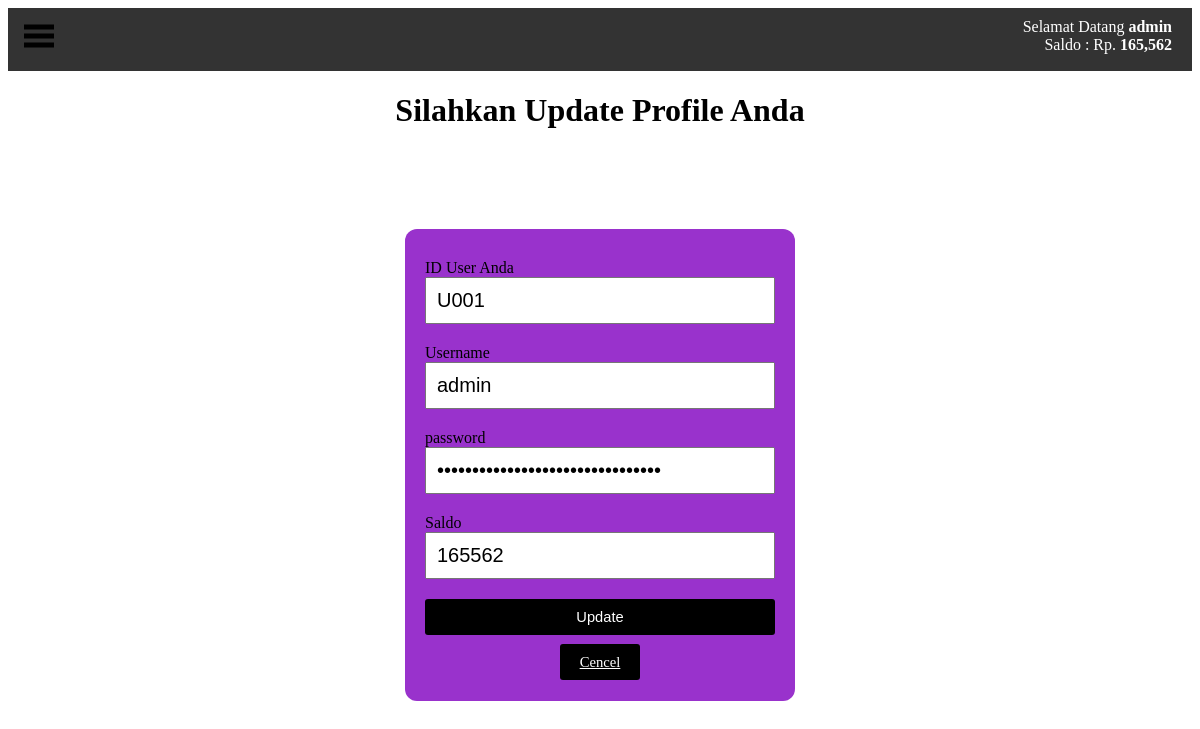
Page /dasboard.php?page=update_profile (signed in) on the committed database.
### tables this page shows
CREATE TABLE `at_uset` (
  `id_user` char(20) NOT NULL,
  `username` varchar(225) NOT NULL,
  `password` varchar(225) NOT NULL,
  `saldo` int(25) NOT NULL
);

### halaman/update_profile.php (the view)
<center><h1>Silahkan Update Profile Anda</h1></center>
<div class="masuk">
	<?php
include "koneksi.php";
$id_user = $_SESSION['id_user'];
$sql = mysqli_query($koneksi, "SELECT * FROM at_uset WHERE id_user='$id_user'");
while ($data = mysqli_fetch_array($sql)) {
?>
<form action="proses/submit_update_user.php" method="post">
	<label>ID User Anda</label>
	<input class="col_masuk" type="text" name="id_user" value="<?php echo $data['id_user']; ?>" readonly>
	<label>Username</label>
	<input class="col_masuk" type="text" name="nama" value="<?php echo $data['username']; ?>">
	<label>password</label>
	<input class="col_masuk" type="password" name="password" value="<?php echo $data['password']; ?>" readonly>
	<label>Saldo</label>
	<input class="col_masuk" type="text" name="saldo" value="<?php echo $data['saldo']?>" readonly>
	<input class="tombol" type="submit" value="Update"><br><br>
	<center><a class="tombol" href="dasboard.php?page=profile">Cencel</a></center>
</form>
<?php } ?>

### css/stylee.css (style rules this page uses)
body { background-color: white; overflow-x: hidden; }
.masuk { width: 350px; background: #9932CC; margin: 100px auto; padding: 30px 20px; border-radius: 12px; }
.col_masuk { box-sizing: border-box; width: 100%; padding: 10px; font-size: 20px; margin-bottom: 20px; }
.tombol { background: black; color: white; font-size: 11pt; width: 100%; border:none; border-radius: 3px; padding: 10px 20px; }

### rows in the picture
at_uset: id_user "U001", nama "admin", saldo "165562"

### other values in the picture
$_SESSION['username'] "admin"
$data['saldo'] "165,562"
